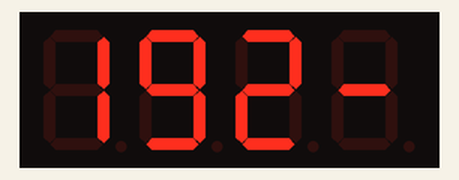
Bench run of a program on a simulated ESP8266 board running MicroPython. Parts: 4-digit seven-segment display. Library files of the repository ran but are not shown: tm1637.py.

Above: at 0.97 s.
At 6.3 s:
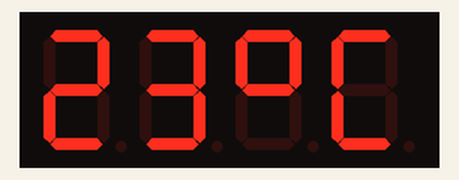
At 12.4 s:
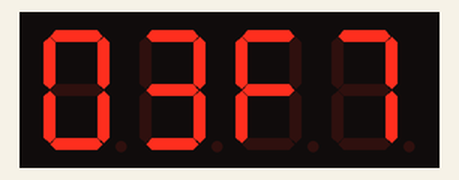
At 14.4 s:
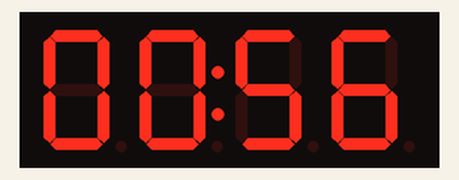
At 26.7 s:
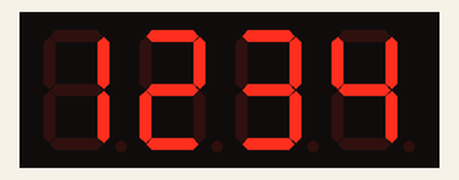
At 32.7 s:
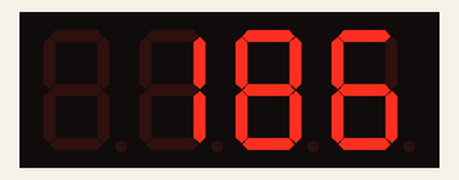

Measured:
- what the display in image 1 shows lasts 2.0 s, from 6.3 s to 8.3 s

The program:

tm1637-show.py
```python
# ######################3
# D1-Mini
# ESP8266
# https://honeststore.com.tw/esp8266-pin-out/
# 開機可用  *
# Tx  1
# Rx  3
# A0 17
# D1  5 *
# D2  4 *
# D3  0
# D4  2
# D5 14 *
# D6 12 *
# D7 13 *
# D8 15
##################

import machine
import random
import time
import tm1637

# display = tm1637.TM1637(clk=Pin(13),dio=Pin(12))
display = tm1637.TM1637(clk=machine.Pin(13), dio=machine.Pin(12))

display.scroll("192-168-071-123", delay=200)
time.sleep(1)
display.show('    ')
time.sleep(1)
temp = 23     # random.int(10,15)
i = 2
for _ in range(8):
    display.brightness(_)
    temp = 23 # random.int(10,25)
    display.temperature(temp)
    time.sleep(i)
    display.show('    ')
    time.sleep(i)
    display.number(1234)  # 显示数字，范围0-9999
    time.sleep(i)
    display.hex(1015)  #十六进制A
    time.sleep(i)
    display.numbers(_,56,1) # 时间显示，传递2个数值，最后一位1是点亮0是灭
    time.sleep(i)
    display.show(" %.2d"%18) #显示06
    time.sleep(i)
    display.scroll("192 168 071 123",delay=200)  #向左滚动显示
#     time.sleep(i)
#     display.show("{}   ".format(8))
#

#
# def main():
#     smg.show("    ") # 四个空格，清屏
#     smg.hex(10)  #十六进制A
#     smg.number(1234)  # 显示数字，范围0-9999
#     smg.numbers(11,56,1) # 时间显示，传递2个数值，最后一位1是点亮0是灭
#     smg.temperature(22) #温度显示
#     smg.show("2  9") # 输入空格则不显示，可用于清屏
#     #smg.show("{}   ".format(8))
#     #smg.show(" %.2d"%6) #显示06
#     smg.scroll("0123 4567  89")  #向左滚动显示
#
# if __name__=="__main__":
#     main()
```
